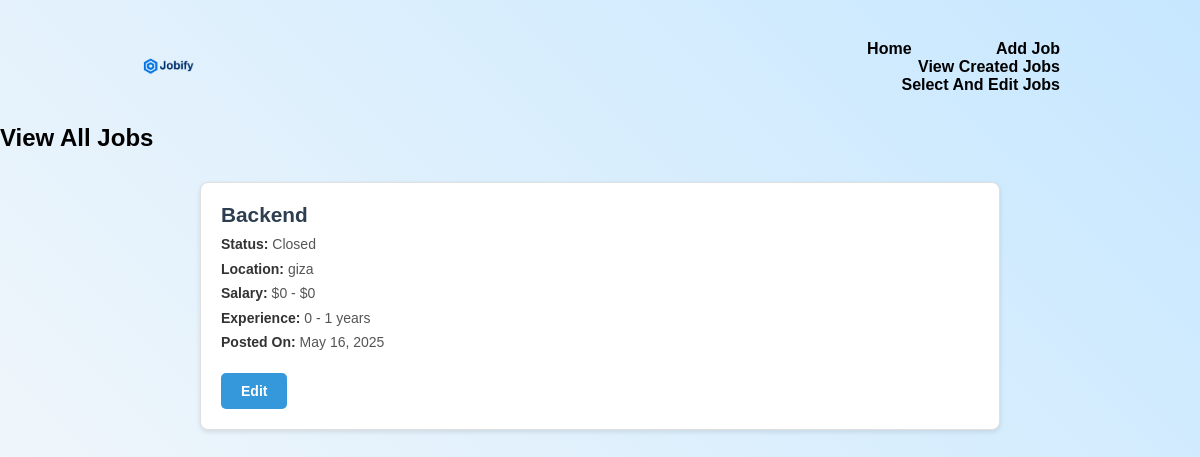
The page /selectAndEditJobs/ (signed in) on the database as committed earlier.
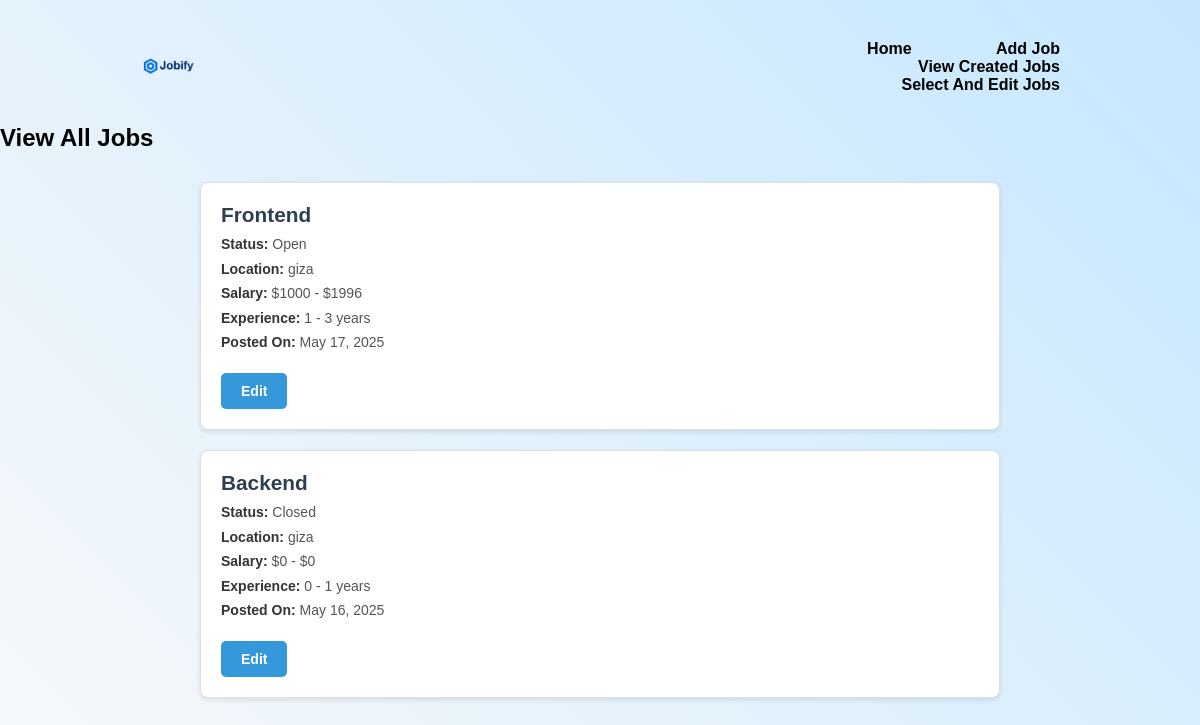
The same page on the database as committed later.
### base/models.py (models this page shows, shortened)
class Job(models.Model):
    STATUS_CHOICES = [
        ('Open', 'Open'),
        ('Closed', 'Closed'),
    ]
    employer = models.ForeignKey(User, on_delete=models.CASCADE, related_name='posted_jobs')
    title = models.CharField(max_length=200)
    description = models.TextField()
    min_experience = models.IntegerField(default=0, null = False)  # New: For filtering
    max_experience = models.IntegerField(default=1, null = False)   # New
    min_salary = models.IntegerField(default=0, null = False)      # New: Replace CharField
    max_salary = models.IntegerField(default=0, null = False)      # New
    requirements = models.TextField()
    location = models.CharField(max_length=200)
    status = models.CharField(max_length=10, choices=STATUS_CHOICES, default='Open')  # New
    datePosted = models.DateTimeField(auto_now_add=True)
    updateDate = models.DateTimeField(auto_now=True)
    class Meta:
        ordering = ['-updateDate', '-datePosted']

### base/views.py (the view, shortened to what this page needs)
# urls.py: path('selectAndEditJobs/', views.selectAndEditJobs, name='selectAndEditJobs'),
@login_required(login_url='login')
def selectAndEditJobs(request):
    jobs = Job.objects.filter(employer=request.user).order_by('-datePosted')
    selected_job = None
    job_id = request.GET.get('job_id')
    return render(request, 'base/selectAndEditJobs.html', {'jobs': jobs, 'selected_job': selected_job})

### base/templates/base/selectAndEditJobs.html (shortened to what this page needs)
{% load static %}
<!DOCTYPE html>
<html lang="en">
<head>
    <link rel="stylesheet" href="{% static 'css/selectAndEditJobs.css' %}" />
    <link rel="stylesheet" href="{% static 'css/global.css' %}" />
</head>
<body>
    <div class="hero">
        <nav>
            <a href="{% url 'adminPage' %}">
                <img src="{% static 'images/logo.png' %}" alt="Logo" class="logo" />
            </a>
            <ul>
                <li><a href="{% url 'adminPage' %}">Home</a></li>
                <li><a href="{% url 'addJobAdmin' %}">Add Job</a></li>
                <li><a href="{% url 'viewCreatedJobs' %}">View Created Jobs</a></li>
                <li><a href="{% url 'selectAndEditJobs' %}">Select And Edit Jobs</a></li>
            </ul>
        </nav>
        <div class="jobs-container">
            <h2>View All Jobs</h2>
            {% if jobs %}
                <ul class="job-list">
                    {% for job in jobs %}
                        <li class="job-item">
                            <h3>{{ job.title }}</h3>
                            <p><strong>Status:</strong> {{ job.status }}</p>
                            <p><strong>Location:</strong> {{ job.location }}</p>
                            <p><strong>Salary:</strong> ${{ job.min_salary }} - ${{ job.max_salary }}</p>
                            <p><strong>Experience:</strong> {{ job.min_experience }} - {{ job.max_experience }} years</p>
                            <p><strong>Posted On:</strong> {{ job.datePosted|date:"M d, Y" }}</p>
                            <a href="?job_id={{ job.id }}" class="btn-edit">Edit</a>
                        </li>
                    {% endfor %}
                </ul>
            {% else %}
                <p>You haven't posted any jobs yet.</p>
            {% endif %}
        </div>
    </div>
</body>
</html>

Rows that differ between the two databases and show on the page:
added Job: title "Frontend", status "Open", location "giza", min_salary "1000", max_salary "1996", min_experience "1", max_experience "3", datePosted "May 17, 2025"
